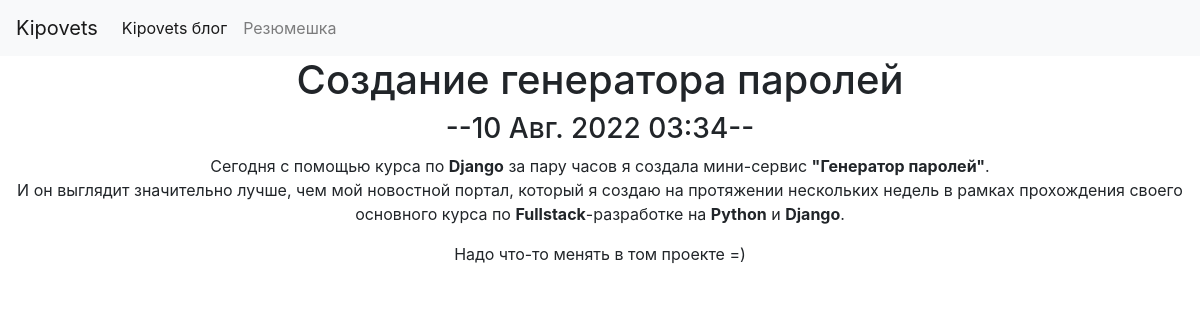
Page /blog/1/ on the committed database.
### blog/models.py (models this page shows, shortened)
class Post(models.Model):
    title = models.CharField(max_length=50)
    description = models.TextField()
    data = models.DateTimeField(auto_now_add=True)
    image = models.ImageField(blank=True, upload_to='blog/images/')

### blog/views.py (the view)
# urls.py: path('/<int:blog_id>/', views.detail, name='detail'),
def detail(request, blog_id):
    blog = get_object_or_404(Post, pk=blog_id)
    return render(request, 'blog/detail.html', {'blog': blog})

### blog/templates/blog/detail.html (shortened to what this page needs)
{% extends 'portfolio/base.html' %}
{% block content %}
<div class="mb-5 text-center">
    <h1>{{ blog.title }}</h1>
    <h3>--{{ blog.data|date:'d N Y H:i' }}--</h3>
    {{ blog.description|safe }}
    <br>
    <br>
</div>
{% endblock content %}

### rows in the picture
Post: title "Создание генератора паролей", data "10 Авг. 2022 03:34", description "Сегодня с помощью курса по Django за пару часов я создала мини-сервис \"Генератор паролей\" . И он выглядит значительно лучше, чем мой новостной портал, который я создаю на протяжении нескольких недель в рамках прохождения своего основного курса по Fullstack -разработке на Python и Django . Надо что-то менять в том проекте =)"
